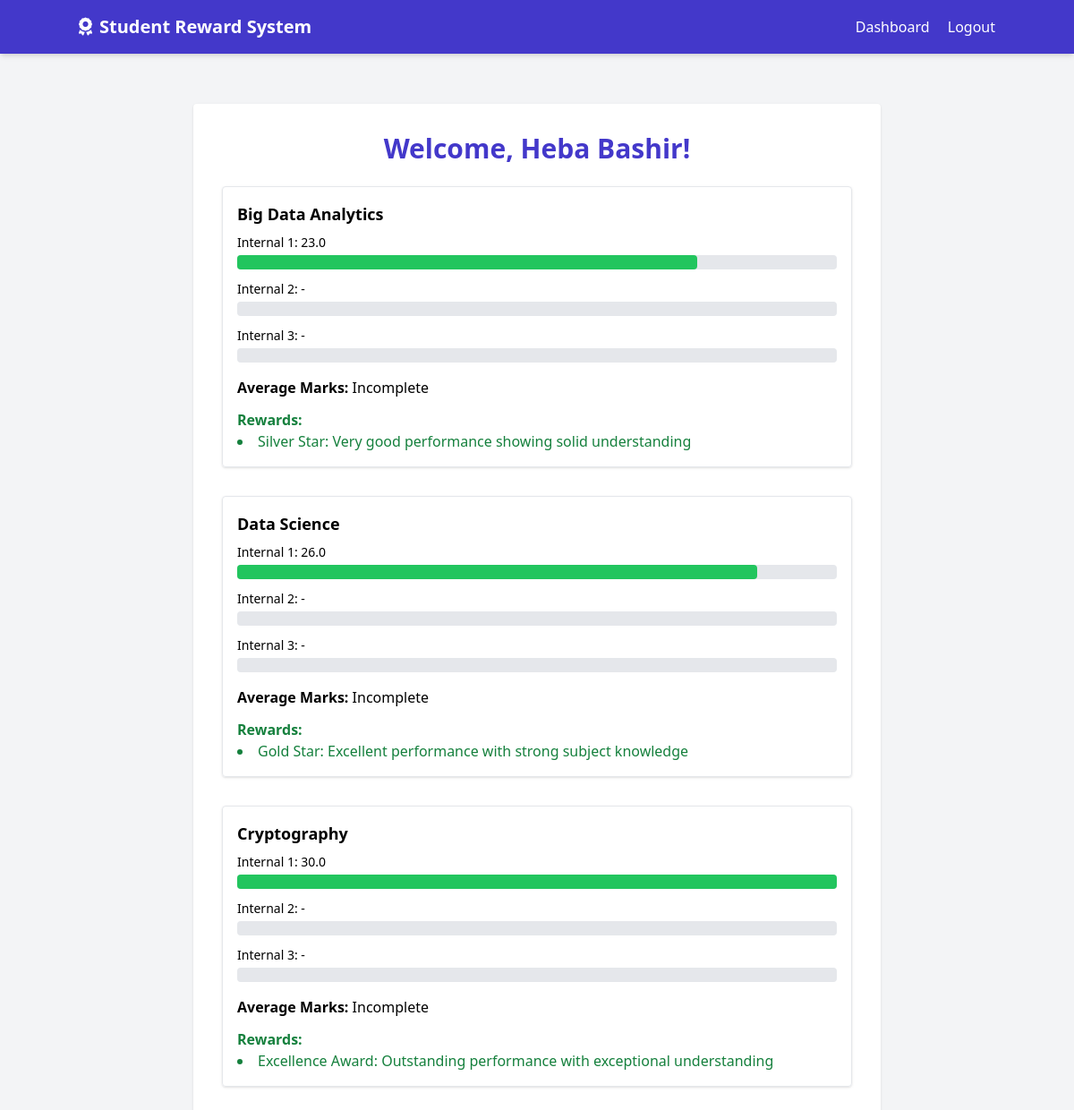
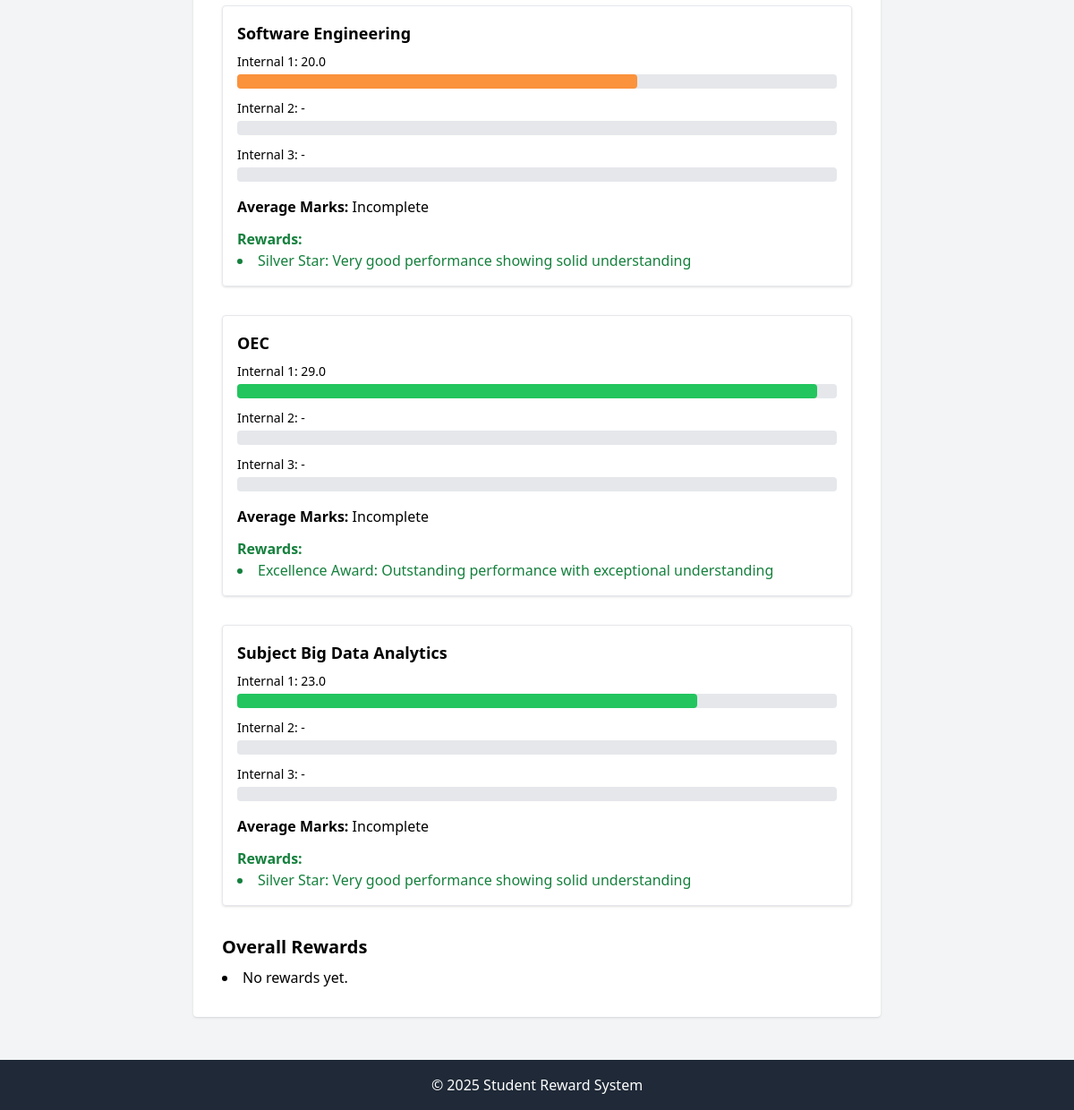
The page /student/dashboard (signed in) on the database its author committed (2 pictures, top to bottom).
### models.py (models this page shows, shortened)
class Student(db.Model):
    id = db.Column(db.Integer, primary_key=True)
    name = db.Column(db.String(100), nullable=False)
    usn = db.Column(db.String(20), unique=True, nullable=False)
    created_at = db.Column(db.DateTime, default=datetime.utcnow)
    marks = db.relationship('Mark', backref='student', lazy=True)
    rewards = db.relationship('Reward', backref='student', lazy=True)

class Mark(db.Model):
    id = db.Column(db.Integer, primary_key=True)
    student_id = db.Column(db.Integer, db.ForeignKey('student.id'), nullable=False)
    subject_id = db.Column(db.Integer, db.ForeignKey('subject.id'), nullable=False)
    internal_number = db.Column(db.Integer, nullable=False)  # 1, 2, or 3
    marks = db.Column(db.Float, nullable=False)
    created_at = db.Column(db.DateTime, default=datetime.utcnow)

class Subject(db.Model):
    id = db.Column(db.Integer, primary_key=True)
    name = db.Column(db.String(100), nullable=False)
    code = db.Column(db.String(20), unique=True, nullable=False)
    faculty_id = db.Column(db.Integer, db.ForeignKey('faculty.id'), nullable=True)
    created_at = db.Column(db.DateTime, default=datetime.utcnow)
    marks = db.relationship('Mark', backref='subject', lazy=True)
    rewards = db.relationship('Reward', backref='subject', lazy=True)

class Reward(db.Model):
    id = db.Column(db.Integer, primary_key=True)
    student_id = db.Column(db.Integer, db.ForeignKey('student.id'), nullable=False)
    subject_id = db.Column(db.Integer, db.ForeignKey('subject.id'), nullable=False)
    internal_number = db.Column(db.Integer, nullable=False)
    reward_type = db.Column(db.String(50), nullable=False)
    description = db.Column(db.Text, nullable=True)
    created_at = db.Column(db.DateTime, default=datetime.utcnow)

### routes.py (the view)
    @app.route('/student/dashboard')
    def student_dashboard():
        if 'student_id' not in session:
            flash('Please login first', 'error')
            return redirect(url_for('student_login'))
        student_id = session['student_id']
        student = Student.query.get(student_id)
        subject_ids = db.session.query(Mark.subject_id).filter_by(student_id=student_id).distinct()
        subjects = Subject.query.filter(Subject.id.in_(subject_ids)).all()
        subjects_data = []
        for subject in subjects:
            marks = Mark.query.filter_by(student_id=student_id, subject_id=subject.id).all()
            mark_map = {m.internal_number: m.marks for m in marks}
            avg = sum(mark_map.values()) / 3 if len(mark_map) == 3 else None
            rewards = Reward.query.filter_by(student_id=student_id, subject_id=subject.id).all()
            subjects_data.append({
                'subject': subject,
                'i1': mark_map.get(1, '-'),
                'i2': mark_map.get(2, '-'),
                'i3': mark_map.get(3, '-'),
                'avg': f"{avg:.2f}" if avg else 'Incomplete',
                'rewards': rewards
            })
        return render_template('student_dashboard.html', student=student, subjects_data=subjects_data)

### templates/student_dashboard.html
{% extends "base.html" %}
{% block content %}
<div class="max-w-3xl mx-auto mt-10 p-8 bg-white rounded shadow">
    <h2 class="text-3xl font-bold mb-6 text-indigo-700 text-center">
        Welcome, {{ student.name }}!
    </h2>
    {% for subj in subjects_data %}
    <div class="mb-8 p-4 border rounded shadow">
        <h3 class="font-semibold mb-2 text-lg">{{ subj.subject.name }}</h3>
        <div class="space-y-3">
            {% for i in [1, 2, 3] %}
            {% set score = subj['i' ~ i] %}
            {% if score != '-' %}
                {% set percent = (score / 30) * 100 %}
                {% if percent >= 75 %}
                    {% set bar_color = 'bg-green-500' %}
                {% elif percent >= 50 %}
                    {% set bar_color = 'bg-orange-400' %}
                {% else %}
                    {% set bar_color = 'bg-red-500' %}
                {% endif %}
            {% else %}
                {% set percent = 0 %}
                {% set bar_color = 'bg-gray-300' %}
            {% endif %}
            <div>
                <p class="text-sm mb-1">Internal {{ i }}: {{ score }}</p>
                <div class="w-full bg-gray-200 rounded h-4">
                    <div class="{{ bar_color }} h-4 rounded" style="width: {{ percent }}%"></div>
                </div>
            </div>
            {% endfor %}
        </div>
        <p class="mt-4"><strong>Average Marks:</strong> {{ subj.avg }}</p>
        {% if subj.rewards and subj.rewards|length > 0 %}
        <div class="mt-3 text-green-700">
            <h4 class="font-semibold">Rewards:</h4>
            <ul class="list-disc list-inside">
                {% for reward in subj.rewards %}
                <li>{{ reward.reward_type }}: {{ reward.description }}</li>
                {% endfor %}
            </ul>
        </div>
        {% endif %}
    </div>
    {% endfor %}
    <h3 class="text-xl font-semibold mt-8 mb-2">Overall Rewards</h3>
    <ul class="list-disc list-inside">
        {% set rewards_found = false %}
        {% for subj in subjects_data %}
            {% if subj.rewards|length > 0 %}
                {% set rewards_found = true %}
            {% endif %}
        {% endfor %}
        {% if not rewards_found %}
            <li>No rewards yet.</li>
        {% else %}
            {% for subj in subjects_data %}
                {% for reward in subj.rewards %}
                    <li>{{ reward.reward_type }} for {{ subj.subject.name }}</li>
                {% endfor %}
            {% endfor %}
        {% endif %}
    </ul>
</div>
{% endblock %}

### templates/base.html (shortened to what this page needs)
<!DOCTYPE html>
<html lang="en">
<head>
    <link rel="stylesheet" href="{{ url_for('static', filename='style.css') }}">
    <script src="https://cdn.tailwindcss.com"></script>
    <link href="https://cdnjs.cloudflare.com/ajax/libs/font-awesome/6.0.0-beta3/css/all.min.css" rel="stylesheet">
</head>
<body class="bg-gray-100 min-h-screen">
    <nav class="bg-indigo-700 text-white p-4 shadow-md">
        <div class="container mx-auto flex justify-between items-center">
            <a href="{{ url_for('home') }}" class="text-xl font-bold">
                <i class="fas fa-award mr-2"></i>Student Reward System
            </a>
            <div class="space-x-4">
                {% if session.get('user_type') == 'student' %}
                    <a href="{{ url_for('student_dashboard') }}" class="hover:text-indigo-200">Dashboard</a>
                    <a href="{{ url_for('home') }}" class="hover:text-indigo-200">Logout</a>
                {% elif session.get('user_type') == 'faculty' %}
                    <a href="{{ url_for('faculty_dashboard') }}" class="hover:text-indigo-200">Dashboard</a>
                    <a href="{{ url_for('home') }}" class="hover:text-indigo-200">Logout</a>
                {% elif session.get('user_type') == 'department' %}
                    <a href="{{ url_for('department_dashboard') }}" class="hover:text-indigo-200">Dashboard</a>
                    <a href="{{ url_for('home') }}" class="hover:text-indigo-200">Logout</a>
                {% else %}
                    <a href="{{ url_for('student_login') }}" class="hover:text-indigo-200">Student</a>
                    <a href="{{ url_for('faculty_login') }}" class="hover:text-indigo-200">Faculty</a>
                    <a href="{{ url_for('department_login') }}" class="hover:text-indigo-200">Department</a>
                {% endif %}
            </div>
        </div>
    </nav>
    <div class="container mx-auto p-4">
        {% block content %}{% endblock %}
    </div>
    <footer class="bg-gray-800 text-white p-4 mt-8">
        <div class="container mx-auto text-center">
            <p>&copy; 2025 Student Reward System</p>
        </div>
    </footer>
</body>
</html>

### rows shown on the page
Student: name "Heba Bashir"
Mark: subject.name "Big Data Analytics", 3 "1" "2" "3", 3 "23.0" "-" "-", {{ percent }} 76.66666666666667 (drawn), avg "Incomplete"
Reward: reward_type "Silver Star", description "Very good performance showing solid understanding"
Mark: subject.name "Data Science", 3 "1" "2" "3", 3 "26.0" "-" "-", {{ percent }} 86.66666666666667 (drawn), avg "Incomplete"
Reward: reward_type "Gold Star", description "Excellent performance with strong subject knowledge"
Mark: subject.name "Cryptography", 3 "1" "2" "3", 3 "30.0" "-" "-", {{ percent }} 100.0 (drawn), avg "Incomplete"
Reward: reward_type "Excellence Award", description "Outstanding performance with exceptional understanding"
Mark: subject.name "Software Engineering", 3 "1" "2" "3", 3 "20.0" "-" "-", {{ percent }} 66.66666666666666 (drawn), avg "Incomplete"
Reward: reward_type "Silver Star", description "Very good performance showing solid understanding"
Mark: subject.name "OEC", 3 "1" "2" "3", 3 "29.0" "-" "-", {{ percent }} 96.66666666666667 (drawn), avg "Incomplete"
Reward: reward_type "Excellence Award", description "Outstanding performance with exceptional understanding"
Mark: subject.name "Subject Big Data Analytics", 3 "1" "2" "3", 3 "23.0" "-" "-", {{ percent }} 76.66666666666667 (drawn), avg "Incomplete"
Reward: reward_type "Silver Star", description "Very good performance showing solid understanding"
